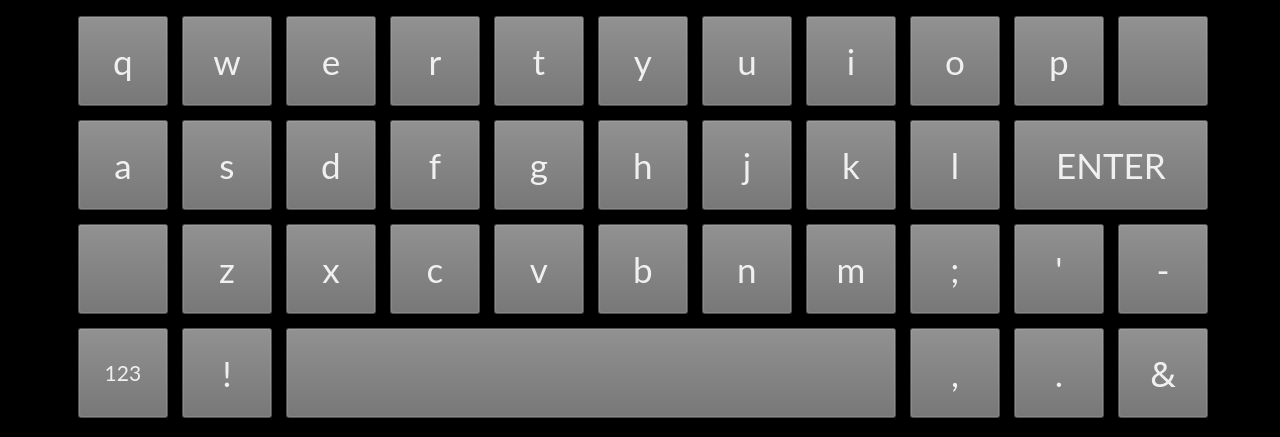
<?xml version="1.0" encoding="UTF-8"?>
<ui version="4.0">
 <class>HNS_VKB</class>
 <widget class="QWidget" name="HNS_VKB">
  <property name="windowModality">
   <enum>Qt::WindowModal</enum>
  </property>
  <property name="geometry">
   <rect>
    <x>0</x>
    <y>0</y>
    <width>1280</width>
    <height>437</height>
   </rect>
  </property>
  <property name="windowTitle">
   <string>Form</string>
  </property>
  <property name="autoFillBackground">
   <bool>true</bool>
  </property>
  <property name="styleSheet">
   <string notr="true">background-color:#000000</string>
  </property>
  <widget class="QPushButton" name="PB_Q">
   <property name="geometry">
    <rect>
     <x>78</x>
     <y>16</y>
     <width>90</width>
     <height>90</height>
    </rect>
   </property>
   <property name="font">
    <font>
     <family>Lato</family>
     <pointsize>26</pointsize>
    </font>
   </property>
   <property name="focusPolicy">
    <enum>Qt::NoFocus</enum>
   </property>
   <property name="styleSheet">
    <string notr="true">background-color:#6E6E6E;
color:#F0F0F0;</string>
   </property>
   <property name="text">
    <string>q</string>
   </property>
  </widget>
  <widget class="QPushButton" name="PB_W">
   <property name="geometry">
    <rect>
     <x>182</x>
     <y>16</y>
     <width>90</width>
     <height>90</height>
    </rect>
   </property>
   <property name="font">
    <font>
     <family>Lato</family>
     <pointsize>26</pointsize>
    </font>
   </property>
   <property name="focusPolicy">
    <enum>Qt::NoFocus</enum>
   </property>
   <property name="styleSheet">
    <string notr="true">background-color:#6E6E6E;
color:#F0F0F0;</string>
   </property>
   <property name="text">
    <string>w</string>
   </property>
  </widget>
  <widget class="QPushButton" name="PB_E">
   <property name="geometry">
    <rect>
     <x>286</x>
     <y>16</y>
     <width>90</width>
     <height>90</height>
    </rect>
   </property>
   <property name="font">
    <font>
     <family>Lato</family>
     <pointsize>26</pointsize>
    </font>
   </property>
   <property name="focusPolicy">
    <enum>Qt::NoFocus</enum>
   </property>
   <property name="styleSheet">
    <string notr="true">background-color:#6E6E6E;
color:#F0F0F0;</string>
   </property>
   <property name="text">
    <string>e</string>
   </property>
  </widget>
  <widget class="QPushButton" name="PB_R">
   <property name="geometry">
    <rect>
     <x>390</x>
     <y>16</y>
     <width>90</width>
     <height>90</height>
    </rect>
   </property>
   <property name="font">
    <font>
     <family>Lato</family>
     <pointsize>26</pointsize>
    </font>
   </property>
   <property name="focusPolicy">
    <enum>Qt::NoFocus</enum>
   </property>
   <property name="styleSheet">
    <string notr="true">background-color:#6E6E6E;
color:#F0F0F0;</string>
   </property>
   <property name="text">
    <string>r</string>
   </property>
  </widget>
  <widget class="QPushButton" name="PB_T">
   <property name="geometry">
    <rect>
     <x>494</x>
     <y>16</y>
     <width>90</width>
     <height>90</height>
    </rect>
   </property>
   <property name="font">
    <font>
     <family>Lato</family>
     <pointsize>26</pointsize>
    </font>
   </property>
   <property name="focusPolicy">
    <enum>Qt::NoFocus</enum>
   </property>
   <property name="styleSheet">
    <string notr="true">background-color:#6E6E6E;
color:#F0F0F0;</string>
   </property>
   <property name="text">
    <string>t</string>
   </property>
  </widget>
  <widget class="QPushButton" name="PB_Y">
   <property name="geometry">
    <rect>
     <x>598</x>
     <y>16</y>
     <width>90</width>
     <height>90</height>
    </rect>
   </property>
   <property name="font">
    <font>
     <family>Lato</family>
     <pointsize>26</pointsize>
    </font>
   </property>
   <property name="focusPolicy">
    <enum>Qt::NoFocus</enum>
   </property>
   <property name="styleSheet">
    <string notr="true">background-color:#6E6E6E;
color:#F0F0F0;</string>
   </property>
   <property name="text">
    <string>y</string>
   </property>
  </widget>
  <widget class="QPushButton" name="PB_U">
   <property name="geometry">
    <rect>
     <x>702</x>
     <y>16</y>
     <width>90</width>
     <height>90</height>
    </rect>
   </property>
   <property name="font">
    <font>
     <family>Lato</family>
     <pointsize>26</pointsize>
    </font>
   </property>
   <property name="focusPolicy">
    <enum>Qt::NoFocus</enum>
   </property>
   <property name="styleSheet">
    <string notr="true">background-color:#6E6E6E;
color:#F0F0F0;</string>
   </property>
   <property name="text">
    <string>u</string>
   </property>
  </widget>
  <widget class="QPushButton" name="PB_I">
   <property name="geometry">
    <rect>
     <x>806</x>
     <y>16</y>
     <width>90</width>
     <height>90</height>
    </rect>
   </property>
   <property name="font">
    <font>
     <family>Lato</family>
     <pointsize>26</pointsize>
    </font>
   </property>
   <property name="focusPolicy">
    <enum>Qt::NoFocus</enum>
   </property>
   <property name="styleSheet">
    <string notr="true">background-color:#6E6E6E;
color:#F0F0F0;</string>
   </property>
   <property name="text">
    <string>i</string>
   </property>
  </widget>
  <widget class="QPushButton" name="PB_O">
   <property name="geometry">
    <rect>
     <x>910</x>
     <y>16</y>
     <width>90</width>
     <height>90</height>
    </rect>
   </property>
   <property name="font">
    <font>
     <family>Lato</family>
     <pointsize>26</pointsize>
    </font>
   </property>
   <property name="focusPolicy">
    <enum>Qt::NoFocus</enum>
   </property>
   <property name="styleSheet">
    <string notr="true">background-color:#6E6E6E;
color:#F0F0F0;</string>
   </property>
   <property name="text">
    <string>o</string>
   </property>
  </widget>
  <widget class="QPushButton" name="PB_P">
   <property name="geometry">
    <rect>
     <x>1014</x>
     <y>16</y>
     <width>90</width>
     <height>90</height>
    </rect>
   </property>
   <property name="font">
    <font>
     <family>Lato</family>
     <pointsize>26</pointsize>
    </font>
   </property>
   <property name="focusPolicy">
    <enum>Qt::NoFocus</enum>
   </property>
   <property name="styleSheet">
    <string notr="true">background-color:#6E6E6E;
color:#F0F0F0;</string>
   </property>
   <property name="text">
    <string>p</string>
   </property>
  </widget>
  <widget class="QToolButton" name="PB_Bkspc">
   <property name="geometry">
    <rect>
     <x>1118</x>
     <y>16</y>
     <width>90</width>
     <height>90</height>
    </rect>
   </property>
   <property name="font">
    <font>
     <family>Lato</family>
     <pointsize>26</pointsize>
    </font>
   </property>
   <property name="focusPolicy">
    <enum>Qt::NoFocus</enum>
   </property>
   <property name="styleSheet">
    <string notr="true">background-color:#6E6E6E</string>
   </property>
   <property name="text">
    <string/>
   </property>
   <property name="icon">
    <iconset>
     <normaloff>:/icons/backspace.png</normaloff>:/icons/backspace.png</iconset>
   </property>
   <property name="iconSize">
    <size>
     <width>48</width>
     <height>48</height>
    </size>
   </property>
  </widget>
  <widget class="QPushButton" name="PB_A">
   <property name="geometry">
    <rect>
     <x>78</x>
     <y>120</y>
     <width>90</width>
     <height>90</height>
    </rect>
   </property>
   <property name="font">
    <font>
     <family>Lato</family>
     <pointsize>26</pointsize>
    </font>
   </property>
   <property name="focusPolicy">
    <enum>Qt::NoFocus</enum>
   </property>
   <property name="styleSheet">
    <string notr="true">background-color:#6E6E6E;
color:#F0F0F0;</string>
   </property>
   <property name="text">
    <string>a</string>
   </property>
  </widget>
  <widget class="QPushButton" name="PB_S">
   <property name="geometry">
    <rect>
     <x>182</x>
     <y>120</y>
     <width>90</width>
     <height>90</height>
    </rect>
   </property>
   <property name="font">
    <font>
     <family>Lato</family>
     <pointsize>26</pointsize>
    </font>
   </property>
   <property name="focusPolicy">
    <enum>Qt::NoFocus</enum>
   </property>
   <property name="styleSheet">
    <string notr="true">background-color:#6E6E6E;
color:#F0F0F0;</string>
   </property>
   <property name="text">
    <string>s</string>
   </property>
  </widget>
  <widget class="QPushButton" name="PB_D">
   <property name="geometry">
    <rect>
     <x>286</x>
     <y>120</y>
     <width>90</width>
     <height>90</height>
    </rect>
   </property>
   <property name="font">
    <font>
     <family>Lato</family>
     <pointsize>26</pointsize>
    </font>
   </property>
   <property name="focusPolicy">
    <enum>Qt::NoFocus</enum>
   </property>
   <property name="styleSheet">
    <string notr="true">background-color:#6E6E6E;
color:#F0F0F0;</string>
   </property>
   <property name="text">
    <string>d</string>
   </property>
  </widget>
  <widget class="QPushButton" name="PB_F">
   <property name="geometry">
    <rect>
     <x>390</x>
     <y>120</y>
     <width>90</width>
     <height>90</height>
    </rect>
   </property>
   <property name="font">
    <font>
     <family>Lato</family>
     <pointsize>26</pointsize>
    </font>
   </property>
   <property name="focusPolicy">
    <enum>Qt::NoFocus</enum>
   </property>
   <property name="styleSheet">
    <string notr="true">background-color:#6E6E6E;
color:#F0F0F0;</string>
   </property>
   <property name="text">
    <string>f</string>
   </property>
  </widget>
  <widget class="QPushButton" name="PB_G">
   <property name="geometry">
    <rect>
     <x>494</x>
     <y>120</y>
     <width>90</width>
     <height>90</height>
    </rect>
   </property>
   <property name="font">
    <font>
     <family>Lato</family>
     <pointsize>26</pointsize>
    </font>
   </property>
   <property name="focusPolicy">
    <enum>Qt::NoFocus</enum>
   </property>
   <property name="styleSheet">
    <string notr="true">background-color:#6E6E6E;
color:#F0F0F0;</string>
   </property>
   <property name="text">
    <string>g</string>
   </property>
  </widget>
  <widget class="QPushButton" name="PB_H">
   <property name="geometry">
    <rect>
     <x>598</x>
     <y>120</y>
     <width>90</width>
     <height>90</height>
    </rect>
   </property>
   <property name="font">
    <font>
     <family>Lato</family>
     <pointsize>26</pointsize>
    </font>
   </property>
   <property name="focusPolicy">
    <enum>Qt::NoFocus</enum>
   </property>
   <property name="styleSheet">
    <string notr="true">background-color:#6E6E6E;
color:#F0F0F0;</string>
   </property>
   <property name="text">
    <string>h</string>
   </property>
  </widget>
  <widget class="QPushButton" name="PB_J">
   <property name="geometry">
    <rect>
     <x>702</x>
     <y>120</y>
     <width>90</width>
     <height>90</height>
    </rect>
   </property>
   <property name="font">
    <font>
     <family>Lato</family>
     <pointsize>26</pointsize>
    </font>
   </property>
   <property name="focusPolicy">
    <enum>Qt::NoFocus</enum>
   </property>
   <property name="styleSheet">
    <string notr="true">background-color:#6E6E6E;
color:#F0F0F0;</string>
   </property>
   <property name="text">
    <string>j</string>
   </property>
  </widget>
  <widget class="QPushButton" name="PB_K">
   <property name="geometry">
    <rect>
     <x>806</x>
     <y>120</y>
     <width>90</width>
     <height>90</height>
    </rect>
   </property>
   <property name="font">
    <font>
     <family>Lato</family>
     <pointsize>26</pointsize>
    </font>
   </property>
   <property name="focusPolicy">
    <enum>Qt::NoFocus</enum>
   </property>
   <property name="styleSheet">
    <string notr="true">background-color:#6E6E6E;
color:#F0F0F0;</string>
   </property>
   <property name="text">
    <string>k</string>
   </property>
  </widget>
  <widget class="QPushButton" name="PB_L">
   <property name="geometry">
    <rect>
     <x>910</x>
     <y>120</y>
     <width>90</width>
     <height>90</height>
    </rect>
   </property>
   <property name="font">
    <font>
     <family>Lato</family>
     <pointsize>26</pointsize>
    </font>
   </property>
   <property name="focusPolicy">
    <enum>Qt::NoFocus</enum>
   </property>
   <property name="styleSheet">
    <string notr="true">background-color:#6E6E6E;
color:#F0F0F0;</string>
   </property>
   <property name="text">
    <string>l</string>
   </property>
  </widget>
  <widget class="QToolButton" name="PB_Shift">
   <property name="geometry">
    <rect>
     <x>78</x>
     <y>224</y>
     <width>90</width>
     <height>90</height>
    </rect>
   </property>
   <property name="font">
    <font>
     <family>Lato</family>
     <pointsize>26</pointsize>
    </font>
   </property>
   <property name="focusPolicy">
    <enum>Qt::NoFocus</enum>
   </property>
   <property name="styleSheet">
    <string notr="true">background-color:#6E6E6E</string>
   </property>
   <property name="text">
    <string/>
   </property>
   <property name="icon">
    <iconset>
     <normaloff>:/icons/shift_off.png</normaloff>:/icons/shift_off.png</iconset>
   </property>
   <property name="iconSize">
    <size>
     <width>48</width>
     <height>48</height>
    </size>
   </property>
   <property name="checkable">
    <bool>true</bool>
   </property>
   <property name="checked">
    <bool>false</bool>
   </property>
  </widget>
  <widget class="QPushButton" name="PB_Z">
   <property name="geometry">
    <rect>
     <x>182</x>
     <y>224</y>
     <width>90</width>
     <height>90</height>
    </rect>
   </property>
   <property name="font">
    <font>
     <family>Lato</family>
     <pointsize>26</pointsize>
    </font>
   </property>
   <property name="focusPolicy">
    <enum>Qt::NoFocus</enum>
   </property>
   <property name="styleSheet">
    <string notr="true">background-color:#6E6E6E;
color:#F0F0F0;</string>
   </property>
   <property name="text">
    <string>z</string>
   </property>
  </widget>
  <widget class="QPushButton" name="PB_X">
   <property name="geometry">
    <rect>
     <x>286</x>
     <y>224</y>
     <width>90</width>
     <height>90</height>
    </rect>
   </property>
   <property name="font">
    <font>
     <family>Lato</family>
     <pointsize>26</pointsize>
    </font>
   </property>
   <property name="focusPolicy">
    <enum>Qt::NoFocus</enum>
   </property>
   <property name="styleSheet">
    <string notr="true">background-color:#6E6E6E;
color:#F0F0F0;</string>
   </property>
   <property name="text">
    <string>x</string>
   </property>
  </widget>
  <widget class="QPushButton" name="PB_C">
   <property name="geometry">
    <rect>
     <x>390</x>
     <y>224</y>
     <width>90</width>
     <height>90</height>
    </rect>
   </property>
   <property name="font">
    <font>
     <family>Lato</family>
     <pointsize>26</pointsize>
    </font>
   </property>
   <property name="focusPolicy">
    <enum>Qt::NoFocus</enum>
   </property>
   <property name="styleSheet">
    <string notr="true">background-color:#6E6E6E;
color:#F0F0F0;</string>
   </property>
   <property name="text">
    <string>c</string>
   </property>
  </widget>
  <widget class="QPushButton" name="PB_V">
   <property name="geometry">
    <rect>
     <x>494</x>
     <y>224</y>
     <width>90</width>
     <height>90</height>
    </rect>
   </property>
   <property name="font">
    <font>
     <family>Lato</family>
     <pointsize>26</pointsize>
    </font>
   </property>
   <property name="focusPolicy">
    <enum>Qt::NoFocus</enum>
   </property>
   <property name="styleSheet">
    <string notr="true">background-color:#6E6E6E;
color:#F0F0F0;</string>
   </property>
   <property name="text">
    <string>v</string>
   </property>
  </widget>
  <widget class="QPushButton" name="PB_B">
   <property name="geometry">
    <rect>
     <x>598</x>
     <y>224</y>
     <width>90</width>
     <height>90</height>
    </rect>
   </property>
   <property name="font">
    <font>
     <family>Lato</family>
     <pointsize>26</pointsize>
    </font>
   </property>
   <property name="focusPolicy">
    <enum>Qt::NoFocus</enum>
   </property>
   <property name="styleSheet">
    <string notr="true">background-color:#6E6E6E;
color:#F0F0F0;</string>
   </property>
   <property name="text">
    <string>b</string>
   </property>
  </widget>
  <widget class="QPushButton" name="PB_N">
   <property name="geometry">
    <rect>
     <x>702</x>
     <y>224</y>
     <width>90</width>
     <height>90</height>
    </rect>
   </property>
   <property name="font">
    <font>
     <family>Lato</family>
     <pointsize>26</pointsize>
    </font>
   </property>
   <property name="focusPolicy">
    <enum>Qt::NoFocus</enum>
   </property>
   <property name="styleSheet">
    <string notr="true">background-color:#6E6E6E;
color:#F0F0F0;</string>
   </property>
   <property name="text">
    <string>n</string>
   </property>
  </widget>
  <widget class="QPushButton" name="PB_M">
   <property name="geometry">
    <rect>
     <x>806</x>
     <y>224</y>
     <width>90</width>
     <height>90</height>
    </rect>
   </property>
   <property name="font">
    <font>
     <family>Lato</family>
     <pointsize>26</pointsize>
    </font>
   </property>
   <property name="focusPolicy">
    <enum>Qt::NoFocus</enum>
   </property>
   <property name="styleSheet">
    <string notr="true">background-color:#6E6E6E;
color:#F0F0F0;</string>
   </property>
   <property name="text">
    <string>m</string>
   </property>
  </widget>
  <widget class="QPushButton" name="PB_Semicolon">
   <property name="geometry">
    <rect>
     <x>910</x>
     <y>224</y>
     <width>90</width>
     <height>90</height>
    </rect>
   </property>
   <property name="font">
    <font>
     <family>Lato</family>
     <pointsize>26</pointsize>
    </font>
   </property>
   <property name="focusPolicy">
    <enum>Qt::NoFocus</enum>
   </property>
   <property name="styleSheet">
    <string notr="true">background-color:#6E6E6E;
color:#F0F0F0;</string>
   </property>
   <property name="text">
    <string>;</string>
   </property>
  </widget>
  <widget class="QPushButton" name="PB_Apostrophe">
   <property name="geometry">
    <rect>
     <x>1014</x>
     <y>224</y>
     <width>90</width>
     <height>90</height>
    </rect>
   </property>
   <property name="font">
    <font>
     <family>Lato</family>
     <pointsize>26</pointsize>
    </font>
   </property>
   <property name="focusPolicy">
    <enum>Qt::NoFocus</enum>
   </property>
   <property name="styleSheet">
    <string notr="true">background-color:#6E6E6E;
color:#F0F0F0;</string>
   </property>
   <property name="text">
    <string>'</string>
   </property>
  </widget>
  <widget class="QPushButton" name="PB_Dash">
   <property name="geometry">
    <rect>
     <x>1118</x>
     <y>224</y>
     <width>90</width>
     <height>90</height>
    </rect>
   </property>
   <property name="font">
    <font>
     <family>Lato</family>
     <pointsize>26</pointsize>
    </font>
   </property>
   <property name="focusPolicy">
    <enum>Qt::NoFocus</enum>
   </property>
   <property name="styleSheet">
    <string notr="true">background-color:#6E6E6E;
color:#F0F0F0;</string>
   </property>
   <property name="text">
    <string>-</string>
   </property>
  </widget>
  <widget class="QPushButton" name="PB_Symbols">
   <property name="geometry">
    <rect>
     <x>78</x>
     <y>328</y>
     <width>90</width>
     <height>90</height>
    </rect>
   </property>
   <property name="font">
    <font>
     <family>Lato</family>
     <pointsize>16</pointsize>
    </font>
   </property>
   <property name="focusPolicy">
    <enum>Qt::NoFocus</enum>
   </property>
   <property name="styleSheet">
    <string notr="true">background-color:#6E6E6E;
color:#F0F0F0;</string>
   </property>
   <property name="text">
    <string>123</string>
   </property>
   <property name="checkable">
    <bool>true</bool>
   </property>
   <property name="checked">
    <bool>false</bool>
   </property>
  </widget>
  <widget class="QPushButton" name="PB_BANG">
   <property name="geometry">
    <rect>
     <x>182</x>
     <y>328</y>
     <width>90</width>
     <height>90</height>
    </rect>
   </property>
   <property name="font">
    <font>
     <family>Lato</family>
     <pointsize>26</pointsize>
    </font>
   </property>
   <property name="focusPolicy">
    <enum>Qt::NoFocus</enum>
   </property>
   <property name="styleSheet">
    <string notr="true">background-color:#6E6E6E;
color:#F0F0F0;</string>
   </property>
   <property name="text">
    <string>!</string>
   </property>
  </widget>
  <widget class="QPushButton" name="PB_Comma">
   <property name="geometry">
    <rect>
     <x>910</x>
     <y>328</y>
     <width>90</width>
     <height>90</height>
    </rect>
   </property>
   <property name="font">
    <font>
     <family>Lato</family>
     <pointsize>26</pointsize>
    </font>
   </property>
   <property name="focusPolicy">
    <enum>Qt::NoFocus</enum>
   </property>
   <property name="styleSheet">
    <string notr="true">background-color:#6E6E6E;
color:#F0F0F0;</string>
   </property>
   <property name="text">
    <string>,</string>
   </property>
  </widget>
  <widget class="QPushButton" name="PB_Period">
   <property name="geometry">
    <rect>
     <x>1014</x>
     <y>328</y>
     <width>90</width>
     <height>90</height>
    </rect>
   </property>
   <property name="font">
    <font>
     <family>Lato</family>
     <pointsize>26</pointsize>
    </font>
   </property>
   <property name="focusPolicy">
    <enum>Qt::NoFocus</enum>
   </property>
   <property name="styleSheet">
    <string notr="true">background-color:#6E6E6E;
color:#F0F0F0;</string>
   </property>
   <property name="text">
    <string>.</string>
   </property>
  </widget>
  <widget class="QPushButton" name="PB_Ampersand">
   <property name="geometry">
    <rect>
     <x>1118</x>
     <y>328</y>
     <width>90</width>
     <height>90</height>
    </rect>
   </property>
   <property name="font">
    <font>
     <family>AnjaliOldLipi</family>
     <pointsize>26</pointsize>
    </font>
   </property>
   <property name="focusPolicy">
    <enum>Qt::NoFocus</enum>
   </property>
   <property name="styleSheet">
    <string notr="true">background-color:#6E6E6E;
color:#F0F0F0;</string>
   </property>
   <property name="text">
    <string>&amp;&amp;</string>
   </property>
  </widget>
  <widget class="QPushButton" name="PB_Space">
   <property name="geometry">
    <rect>
     <x>286</x>
     <y>328</y>
     <width>610</width>
     <height>90</height>
    </rect>
   </property>
   <property name="font">
    <font>
     <family>Lato</family>
    </font>
   </property>
   <property name="focusPolicy">
    <enum>Qt::NoFocus</enum>
   </property>
   <property name="styleSheet">
    <string notr="true">background-color:#6E6E6E</string>
   </property>
   <property name="text">
    <string/>
   </property>
  </widget>
  <widget class="QToolButton" name="PB_Return">
   <property name="geometry">
    <rect>
     <x>1014</x>
     <y>120</y>
     <width>194</width>
     <height>90</height>
    </rect>
   </property>
   <property name="font">
    <font>
     <family>Lato</family>
     <pointsize>26</pointsize>
    </font>
   </property>
   <property name="focusPolicy">
    <enum>Qt::NoFocus</enum>
   </property>
   <property name="styleSheet">
    <string notr="true">background-color:#6E6E6E;
color:#F0F0F0;</string>
   </property>
   <property name="text">
    <string>ENTER</string>
   </property>
   <property name="iconSize">
    <size>
     <width>48</width>
     <height>48</height>
    </size>
   </property>
  </widget>
 </widget>
 <resources/>
 <connections/>
</ui>
